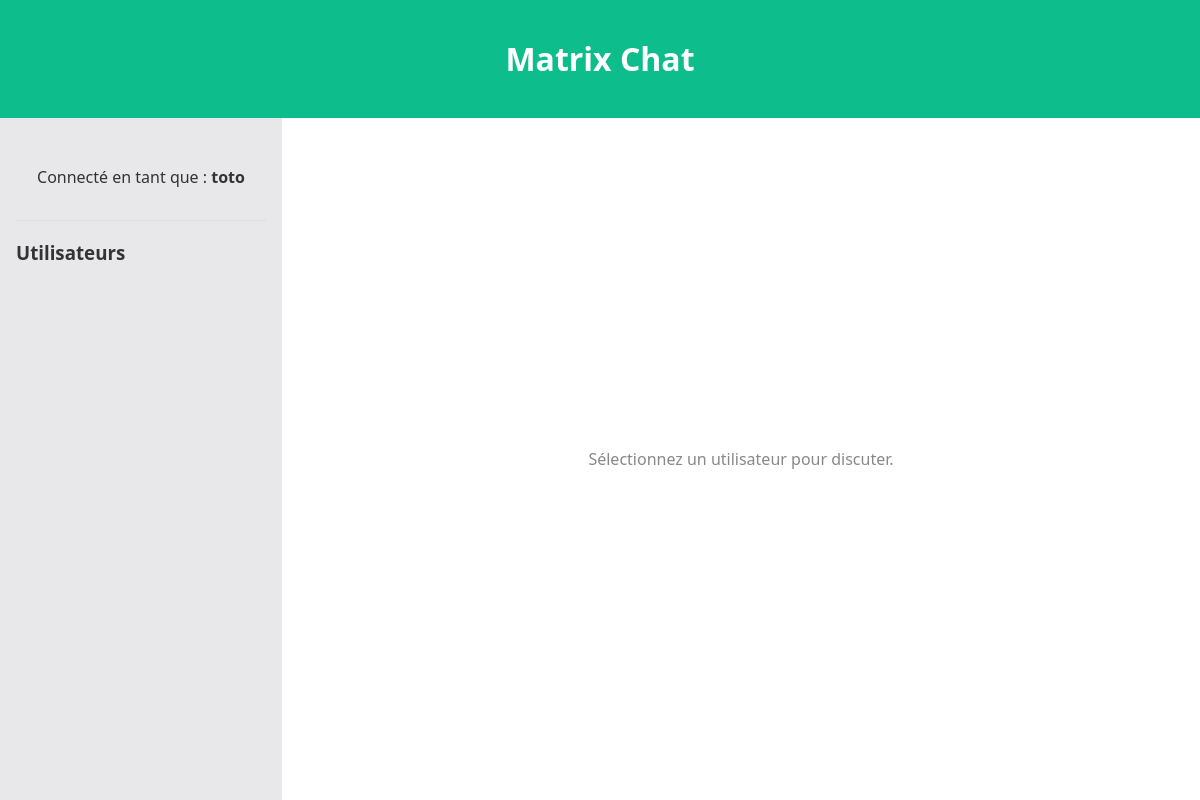
/matrix (signed in), run on an earlier commit of the app's database.
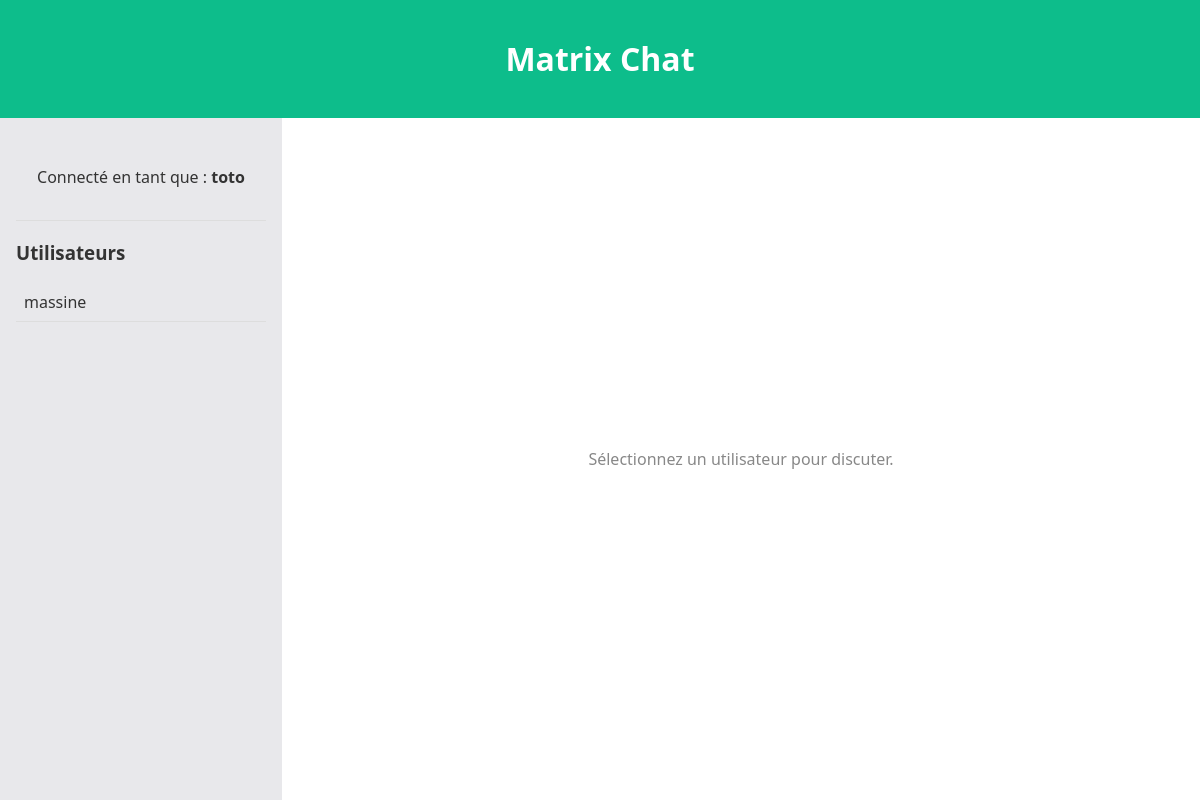
And on a later commit of the database.
### tables this page shows
CREATE TABLE users (
                id INTEGER PRIMARY KEY AUTOINCREMENT,
                login TEXT UNIQUE NOT NULL,
                password_hash TEXT NOT NULL,
                totp_secret TEXT NOT NULL
            );

### app.py (the view)
@app.route('/matrix')
def matrix():
    if not session.get('authenticated'):
        return redirect(url_for('login'))
    users = get_users_except(session['login'])
    return render_template('matrix.html', username=session['login'], users=users, receiver=None, messages=[])

### database.py (called while the page is built)
def get_db():
    db_name = os.getenv('DB_NAME', 'captive_portal.db')
    conn = sqlite3.connect(db_name, check_same_thread=False)
    conn.row_factory = sqlite3.Row
    return conn

def get_users_except(login):
    conn = get_db()
    try:
        cursor = conn.cursor()
        cursor.execute('SELECT id, login FROM users WHERE login != ?', (login,))
        return cursor.fetchall()
    finally:
        conn.close()

### templates/matrix.html (shortened to what this page needs)
<!DOCTYPE html>
<html>
<head>
</head>
<body>
    <div class="header">
        <h1>Matrix Chat</h1>
    </div>
    <div class="chat-container">
        <div class="sidebar">
            <div class="user-info">
                <p>Connecté en tant que : <strong>{{ username }}</strong></p>
            </div>
            <h3>Utilisateurs</h3>
            <ul class="user-list">
                {% for user in users %}
                <li {% if receiver==user.login %}class="active-user" {% endif %}>
                    <a href="/matrix/{{ user.login }}">{{ user.login }}</a>
                </li>
                {% endfor %}
            </ul>
        </div>
        <div class="chat-area">
            {% if receiver %}
            <div class="chat-messages">
                {% for message in messages %}
                <div
                    class="message {% if message.sender_login == username %}message-sent{% else %}message-received{% endif %}">
                    <strong>{{ message.sender_login }}:</strong> {{ message.content }}
                </div>
                {% endfor %}
            </div>
            <div class="chat-input">
                <form action="/matrix/{{ receiver }}" method="post">
                    <input type="text" name="content" placeholder="Écrivez un message..." required />
                    <button type="submit">Envoyer</button>
                </form>
            </div>
            {% else %}
            <div class="no-conversation">
                <p>Sélectionnez un utilisateur pour discuter.</p>
            </div>
            {% endif %}
        </div>
    </div>
</body>
</html>

What changed in the data, as far as the page shows it:
added users: login "massine"
